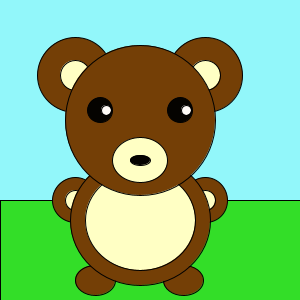
Frame 1 (no input)
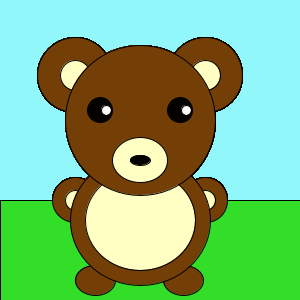
Frame 60 (the mouse pressed at the canvas centre just before this capture)
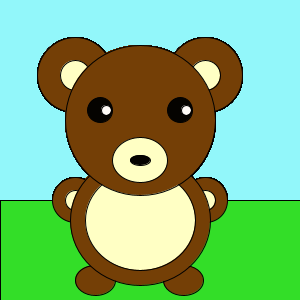
Frame 120 (the mouse held since frame 60 and released just before this capture)

The Processing sketch that drew these frames (run headless with seeded random() and noise(); from frame 60 on, the mouse is pressed at the canvas centre):

// Processing sketch: processing_51310
// ── processing_51310.pde

// Georgina Yeboah
// PS1
// question 2


 void setup () {
   size (300, 300);
   smooth ();
   background (146, 247, 250);
 }
 
 void draw () {
  // grass 
  fill (51, 222, 40);
  rect (0, 200, 300, 300);
 
 // bear's left ear
  fill (116, 63, 6);
  ellipse ( 75, 75, 75, 75);
  fill (255, 255, 196);
  ellipse (75, 75, 30, 30);
  

  // bear's right ear
  fill (116, 63, 6);
  ellipse (205,75,75, 75);
  fill (255, 255, 196);
  ellipse (205, 75, 30, 30);

 
  //bear's arms
  fill (116, 63, 6);
  ellipse (75, 200, 45, 45);
  fill (255, 255, 196);
  ellipse (75, 200, 20, 20);
  fill (116, 63, 6);
  ellipse (205, 200, 45, 45);
  fill (255, 255, 196);
  ellipse (205, 200, 20, 20);
  
  // bear's feet
  fill (116, 63, 6);
  ellipse (95, 280, 40, 30);
  ellipse (183, 280, 40, 30);
 
 
  //bears body
  fill (116, 63, 6); 
  ellipse (140, 220, 140, 130);
  fill (255, 255, 196);
  ellipse (140, 220, 110, 100);


  //bear's head
  fill (116, 63, 6);
  ellipse (140, 120, 150, 150);
 
  // bear's eyes
  fill (5, 3, 0);
 ellipse (100, 110, 25, 25);
 ellipse (180, 110, 25, 25);
  
   // bear's shine
   fill (255, 251, 247);
  ellipse (106, 110, 10, 10);
  ellipse (186, 110, 10, 10);
 
  //bears face
  fill (255, 255, 196);
  ellipse (140, 160, 55, 45);
  fill (5, 3, 0);
  ellipse (140, 160, 20, 10);
  fill (255, 255, 196);
 }
